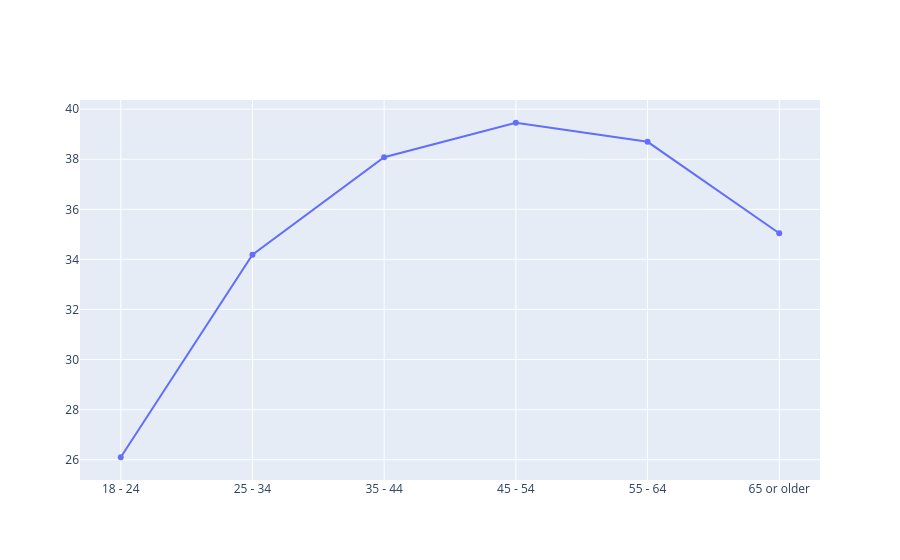

Write notebook code for a chart like this one.
### Code cell
import plotly.graph_objects as go

states = plot_npa["LocationDesc"].unique()

fig = go.Figure()

# Add one trace per state
for state in states:
    state_npa = plot_npa[plot_npa["LocationDesc"] == state]
    
    fig.add_trace(
        go.Scatter(
            x=state_npa["Age_yrs"],
            y=state_npa["Data_Value"],
            mode="lines+markers",
            name=state,
            visible=(state == states[0]))
    )
fig.show()

### Figure 1 — Plotly figure (JSON) as saved in the notebook; plotly's stock layout.template omitted (floating-point values rounded to 4 significant figures)
{"data": [{"mode": "lines+markers", "name": "Alabama", "type": "scatter", "visible": true, "x": ["18 - 24", "25 - 34", "35 - 44", "45 - 54", "55 - 64", "65 or older"], "y": [26.1, 34.18, 38.08, 39.46, 38.69, 35.04]}, {"mode": "lines+markers", "name": "Alaska", "type": "scatter", "visible": false, "x": ["18 - 24", "25 - 34", "35 - 44", "45 - 54", "55 - 64", "65 or older"], "y": [24.53, 32.13, 35.67, 36.83, 36.1, 34.58]}, {"mode": "lines+markers", "name": "Arizona", "type": "scatter", "visible": false, "x": ["18 - 24", "25 - 34", "35 - 44", "45 - 54", "55 - 64", "65 or older"], "y": [22.31, 31.58, 35.79, 37.26, 36.57, 32.7]}, {"mode": "lines+markers", "name": "Arkansas", "type": "scatter", "visible": false, "x": ["18 - 24", "25 - 34", "35 - 44", "45 - 54", "55 - 64", "65 or older"], "y": [26.12, 33.99, 38.09, 39.31, 38.11, 34.19]}, {"mode": "lines+markers", "name": "California", "type": "scatter", "visible": false, "x": ["18 - 24", "25 - 34", "35 - 44", "45 - 54", "55 - 64", "65 or older"], "y": [20.62, 30.18, 33.64, 35.14, 35.14, 31.44]}, {"mode": "lines+markers", "name": "Colorado", "type": "scatter", "visible": false, "x": ["18 - 24", "25 - 34", "35 - 44", "45 - 54", "55 - 64", "65 or older"], "y": [18.91, 27.31, 31.66, 33.83, 33.59, 31.02]}, {"mode": "lines+markers", "name": "Connecticut", "type": "scatter", "visible": false, "x": ["18 - 24", "25 - 34", "35 - 44", "45 - 54", "55 - 64", "65 or older"], "y": [21.39, 31.46, 34.07, 35.86, 35.61, 33.38]}, {"mode": "lines+markers", "name": "Delaware", "type": "scatter", "visible": false, "x": ["18 - 24", "25 - 34", "35 - 44", "45 - 54", "55 - 64", "65 or older"], "y": [23.48, 32.25, 36.33, 37.84, 38.03, 35.88]}, {"mode": "lines+markers", "name": "District of Columbia", "type": "scatter", "visible": false, "x": ["18 - 24", "25 - 34", "35 - 44", "45 - 54", "55 - 64", "65 or older"], "y": [19.82, 24.06, 29.68, 32.31, 33.71, 29.62]}, {"mode": "lines+markers", "name": "Florida", "type": "scatter", "visible": false, "x": ["18 - 24", "25 - 34", "35 - 44", "45 - 54", "55 - 64", "65 or older"], "y": [22.0, 29.95, 34.16, 36.17, 35.27, 32.98]}, {"mode": "lines+markers", "name": "Georgia", "type": "scatter", "visible": false, "x": ["18 - 24", "25 - 34", "35 - 44", "45 - 54", "55 - 64", "65 or older"], "y": [22.45, 32.29, 36.49, 37.74, 37.16, 34.16]}, {"mode": "lines+markers", "name": "Guam", "type": "scatter", "visible": false, "x": ["18 - 24", "25 - 34", "35 - 44", "45 - 54", "55 - 64", "65 or older"], "y": [26.47, 35.54, 34.33, 36.88, 34.34, 29.34]}, {"mode": "lines+markers", "name": "Hawaii", "type": "scatter", "visible": false, "x": ["18 - 24", "25 - 34", "35 - 44", "45 - 54", "55 - 64", "65 or older"], "y": [22.51, 30.81, 31.96, 33.6, 31.71, 26.62]}, {"mode": "lines+markers", "name": "Idaho", "type": "scatter", "visible": false, "x": ["18 - 24", "25 - 34", "35 - 44", "45 - 54", "55 - 64", "65 or older"], "y": [21.72, 32.39, 34.99, 36.9, 36.63, 33.81]}, {"mode": "lines+markers", "name": "Illinois", "type": "scatter", "visible": false, "x": ["18 - 24", "25 - 34", "35 - 44", "45 - 54", "55 - 64", "65 or older"], "y": [21.82, 31.47, 35.03, 37.61, 37.81, 35.06]}, {"mode": "lines+markers", "name": "Indiana", "type": "scatter", "visible": false, "x": ["18 - 24", "25 - 34", "35 - 44", "45 - 54", "55 - 64", "65 or older"], "y": [23.89, 33.32, 36.69, 37.89, 38.17, 35.55]}, {"mode": "lines+markers", "name": "Iowa", "type": "scatter", "visible": false, "x": ["18 - 24", "25 - 34", "35 - 44", "45 - 54", "55 - 64", "65 or older"], "y": [24.07, 34.28, 37.55, 39.14, 38.51, 36.11]}, {"mode": "lines+markers", "name": "Kansas", "type": "scatter", "visible": false, "x": ["18 - 24", "25 - 34", "35 - 44", "45 - 54", "55 - 64", "65 or older"], "y": [25.06, 33.82, 36.71, 38.32, 37.66, 34.73]}, {"mode": "lines+markers", "name": "Kentucky", "type": "scatter", "visible": false, "x": ["18 - 24", "25 - 34", "35 - 44", "45 - 54", "55 - 64", "65 or older"], "y": [25.76, 34.02, 36.78, 38.95, 37.64, 35.28]}, {"mode": "lines+markers", "name": "Louisiana", "type": "scatter", "visible": false, "x": ["18 - 24", "25 - 34", "35 - 44", "45 - 54", "55 - 64", "65 or older"], "y": [25.32, 34.24, 37.38, 39.09, 37.94, 35.91]}, {"mode": "lines+markers", "name": "Maine", "type": "scatter", "visible": false, "x": ["18 - 24", "25 - 34", "35 - 44", "45 - 54", "55 - 64", "65 or older"], "y": [22.33, 30.77, 34.03, 36.61, 36.05, 33.62]}, {"mode": "lines+markers", "name": "Maryland", "type": "scatter", "visible": false, "x": ["18 - 24", "25 - 34", "35 - 44", "45 - 54", "55 - 64", "65 or older"], "y": [21.71, 31.82, 36.02, 37.31, 36.81, 34.02]}, {"mode": "lines+markers", "name": "Massachusetts", "type": "scatter", "visible": false, "x": ["18 - 24", "25 - 34", "35 - 44", "45 - 54", "55 - 64", "65 or older"], "y": [19.01, 27.35, 32.67, 33.87, 35.07, 32.71]}, {"mode": "lines+markers", "name": "Michigan", "type": "scatter", "visible": false, "x": ["18 - 24", "25 - 34", "35 - 44", "45 - 54", "55 - 64", "65 or older"], "y": [22.74, 32.24, 36.18, 38.04, 37.48, 35.44]}, {"mode": "lines+markers", "name": "Minnesota", "type": "scatter", "visible": false, "x": ["18 - 24", "25 - 34", "35 - 44", "45 - 54", "55 - 64", "65 or older"], "y": [21.71, 30.91, 35.18, 36.76, 36.87, 34.81]}, {"mode": "lines+markers", "name": "Mississippi", "type": "scatter", "visible": false, "x": ["18 - 24", "25 - 34", "35 - 44", "45 - 54", "55 - 64", "65 or older"], "y": [26.44, 36.16, 38.12, 39.89, 38.94, 35.41]}, {"mode": "lines+markers", "name": "Missouri", "type": "scatter", "visible": false, "x": ["18 - 24", "25 - 34", "35 - 44", "45 - 54", "55 - 64", "65 or older"], "y": [23.47, 32.52, 36.71, 38.38, 37.96, 34.31]}, {"mode": "lines+markers", "name": "Montana", "type": "scatter", "visible": false, "x": ["18 - 24", "25 - 34", "35 - 44", "45 - 54", "55 - 64", "65 or older"], "y": [21.64, 30.77, 33.09, 36.24, 35.46, 33.44]}, {"mode": "lines+markers", "name": "National", "type": "scatter", "visible": false, "x": ["18 - 24", "25 - 34", "35 - 44", "45 - 54", "55 - 64", "65 or older"], "y": [22.54, 31.56, 35.36, 37.11, 36.79, 33.8]}, {"mode": "lines+markers", "name": "Nebraska", "type": "scatter", "visible": false, "x": ["18 - 24", "25 - 34", "35 - 44", "45 - 54", "55 - 64", "65 or older"], "y": [23.42, 34.23, 37.17, 38.59, 38.5, 35.85]}, {"mode": "lines+markers", "name": "Nevada", "type": "scatter", "visible": false, "x": ["18 - 24", "25 - 34", "35 - 44", "45 - 54", "55 - 64", "65 or older"], "y": [22.57, 31.39, 35.58, 37.11, 35.91, 33.13]}, {"mode": "lines+markers", "name": "New Hampshire", "type": "scatter", "visible": false, "x": ["18 - 24", "25 - 34", "35 - 44", "45 - 54", "55 - 64", "65 or older"], "y": [22.79, 31.61, 35.38, 36.27, 35.53, 33.57]}, {"mode": "lines+markers", "name": "New Jersey", "type": "scatter", "visible": false, "x": ["18 - 24", "25 - 34", "35 - 44", "45 - 54", "55 - 64", "65 or older"], "y": [20.38, 29.97, 33.94, 35.51, 35.38, 33.31]}, {"mode": "lines+markers", "name": "New Mexico", "type": "scatter", "visible": false, "x": ["18 - 24", "25 - 34", "35 - 44", "45 - 54", "55 - 64", "65 or older"], "y": [24.51, 34.92, 36.54, 38.87, 36.73, 31.63]}, {"mode": "lines+markers", "name": "New York", "type": "scatter", "visible": false, "x": ["18 - 24", "25 - 34", "35 - 44", "45 - 54", "55 - 64", "65 or older"], "y": [21.16, 28.62, 33.46, 35.35, 35.58, 32.22]}, {"mode": "lines+markers", "name": "North Carolina", "type": "scatter", "visible": false, "x": ["18 - 24", "25 - 34", "35 - 44", "45 - 54", "55 - 64", "65 or older"], "y": [22.72, 33.12, 36.29, 38.36, 38.12, 34.18]}, {"mode": "lines+markers", "name": "North Dakota", "type": "scatter", "visible": false, "x": ["18 - 24", "25 - 34", "35 - 44", "45 - 54", "55 - 64", "65 or older"], "y": [24.5, 33.67, 37.69, 38.91, 38.91, 36.9]}, {"mode": "lines+markers", "name": "Ohio", "type": "scatter", "visible": false, "x": ["18 - 24", "25 - 34", "35 - 44", "45 - 54", "55 - 64", "65 or older"], "y": [23.82, 32.83, 36.35, 38.3, 37.84, 35.41]}, {"mode": "lines+markers", "name": "Oklahoma", "type": "scatter", "visible": false, "x": ["18 - 24", "25 - 34", "35 - 44", "45 - 54", "55 - 64", "65 or older"], "y": [26.13, 34.83, 37.82, 38.73, 38.53, 34.44]}, {"mode": "lines+markers", "name": "Oregon", "type": "scatter", "visible": false, "x": ["18 - 24", "25 - 34", "35 - 44", "45 - 54", "55 - 64", "65 or older"], "y": [21.39, 30.59, 34.81, 36.01, 35.91, 33.22]}, {"mode": "lines+markers", "name": "Pennsylvania", "type": "scatter", "visible": false, "x": ["18 - 24", "25 - 34", "35 - 44", "45 - 54", "55 - 64", "65 or older"], "y": [21.53, 30.96, 35.16, 37.52, 37.44, 34.79]}, {"mode": "lines+markers", "name": "Puerto Rico", "type": "scatter", "visible": false, "x": ["18 - 24", "25 - 34", "35 - 44", "45 - 54", "55 - 64", "65 or older"], "y": [22.59, 32.74, 37.49, 40.36, 39.73, 34.09]}, {"mode": "lines+markers", "name": "Rhode Island", "type": "scatter", "visible": false, "x": ["18 - 24", "25 - 34", "35 - 44", "45 - 54", "55 - 64", "65 or older"], "y": [21.09, 31.86, 34.91, 36.47, 35.8, 33.64]}, {"mode": "lines+markers", "name": "South Carolina", "type": "scatter", "visible": false, "x": ["18 - 24", "25 - 34", "35 - 44", "45 - 54", "55 - 64", "65 or older"], "y": [23.91, 33.41, 36.49, 38.76, 37.66, 34.83]}, {"mode": "lines+markers", "name": "South Dakota", "type": "scatter", "visible": false, "x": ["18 - 24", "25 - 34", "35 - 44", "45 - 54", "55 - 64", "65 or older"], "y": [23.14, 33.4, 36.65, 39.19, 38.43, 35.69]}, {"mode": "lines+markers", "name": "Tennessee", "type": "scatter", "visible": false, "x": ["18 - 24", "25 - 34", "35 - 44", "45 - 54", "55 - 64", "65 or older"], "y": [25.12, 33.56, 36.49, 38.44, 38.44, 34.53]}, {"mode": "lines+markers", "name": "Texas", "type": "scatter", "visible": false, "x": ["18 - 24", "25 - 34", "35 - 44", "45 - 54", "55 - 64", "65 or older"], "y": [24.73, 33.35, 37.26, 38.81, 38.51, 34.65]}, {"mode": "lines+markers", "name": "Utah", "type": "scatter", "visible": false, "x": ["18 - 24", "25 - 34", "35 - 44", "45 - 54", "55 - 64", "65 or older"], "y": [19.79, 30.58, 34.04, 35.94, 36.34, 33.83]}, {"mode": "lines+markers", "name": "Vermont", "type": "scatter", "visible": false, "x": ["18 - 24", "25 - 34", "35 - 44", "45 - 54", "55 - 64", "65 or older"], "y": [20.98, 28.96, 32.42, 34.63, 33.73, 32.01]}, {"mode": "lines+markers", "name": "Virgin Islands", "type": "scatter", "visible": false, "x": ["18 - 24", "25 - 34", "35 - 44", "45 - 54", "55 - 64", "65 or older"], "y": [21.61, 32.45, 35.63, 41.03, 38.09, 30.06]}, {"mode": "lines+markers", "name": "Virginia", "type": "scatter", "visible": false, "x": ["18 - 24", "25 - 34", "35 - 44", "45 - 54", "55 - 64", "65 or older"], "y": [22.32, 32.0, 35.62, 37.34, 37.02, 34.13]}, {"mode": "lines+markers", "name": "Washington", "type": "scatter", "visible": false, "x": ["18 - 24", "25 - 34", "35 - 44", "45 - 54", "55 - 64", "65 or older"], "y": [20.98, 30.45, 34.27, 35.64, 35.26, 33.12]}, {"mode": "lines+markers", "name": "West Virginia", "type": "scatter", "visible": false, "x": ["18 - 24", "25 - 34", "35 - 44", "45 - 54", "55 - 64", "65 or older"], "y": [26.64, 35.03, 37.73, 40.17, 38.99, 36.17]}, {"mode": "lines+markers", "name": "Wisconsin", "type": "scatter", "visible": false, "x": ["18 - 24", "25 - 34", "35 - 44", "45 - 54", "55 - 64", "65 or older"], "y": [23.44, 32.07, 36.04, 37.59, 37.76, 35.89]}, {"mode": "lines+markers", "name": "Wyoming", "type": "scatter", "visible": false, "x": ["18 - 24", "25 - 34", "35 - 44", "45 - 54", "55 - 64", "65 or older"], "y": [23.61, 31.61, 35.43, 37.71, 36.78, 33.63]}], "layout": {}}
